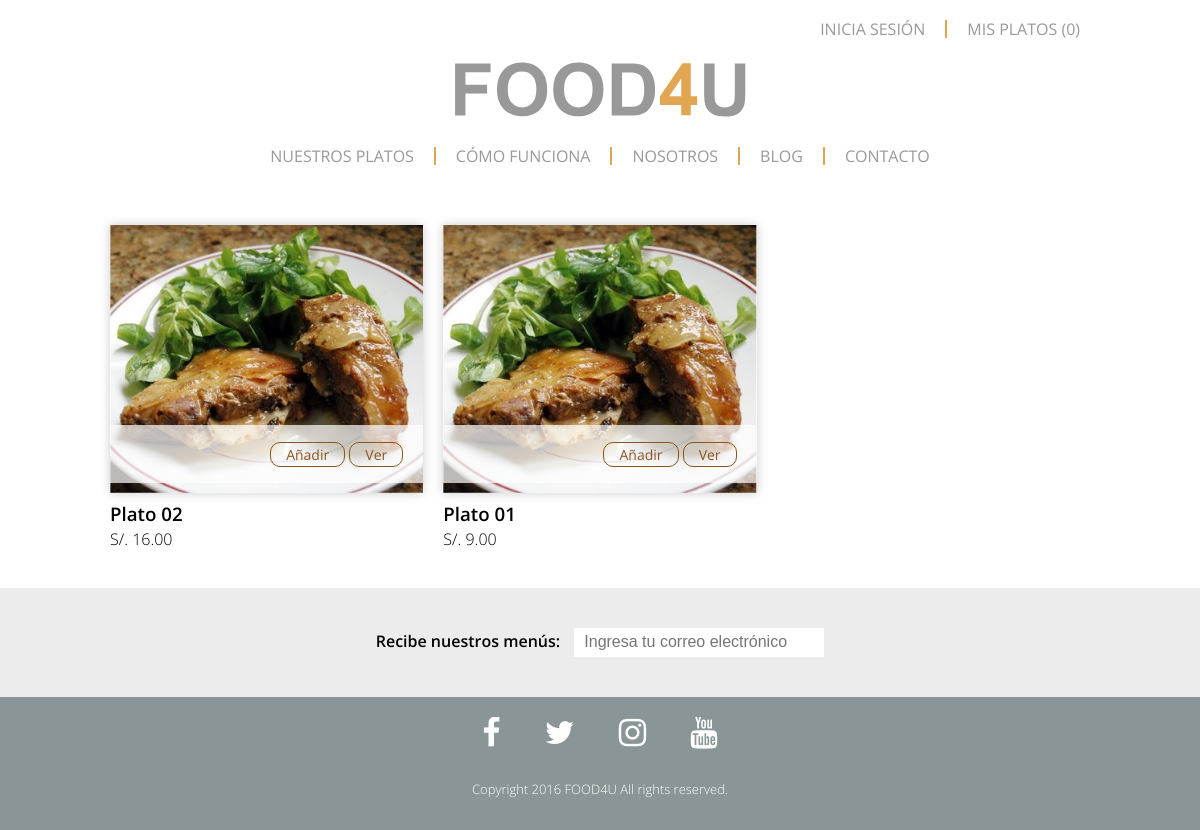
/nuestros-platos, run on an earlier commit of the app's database.
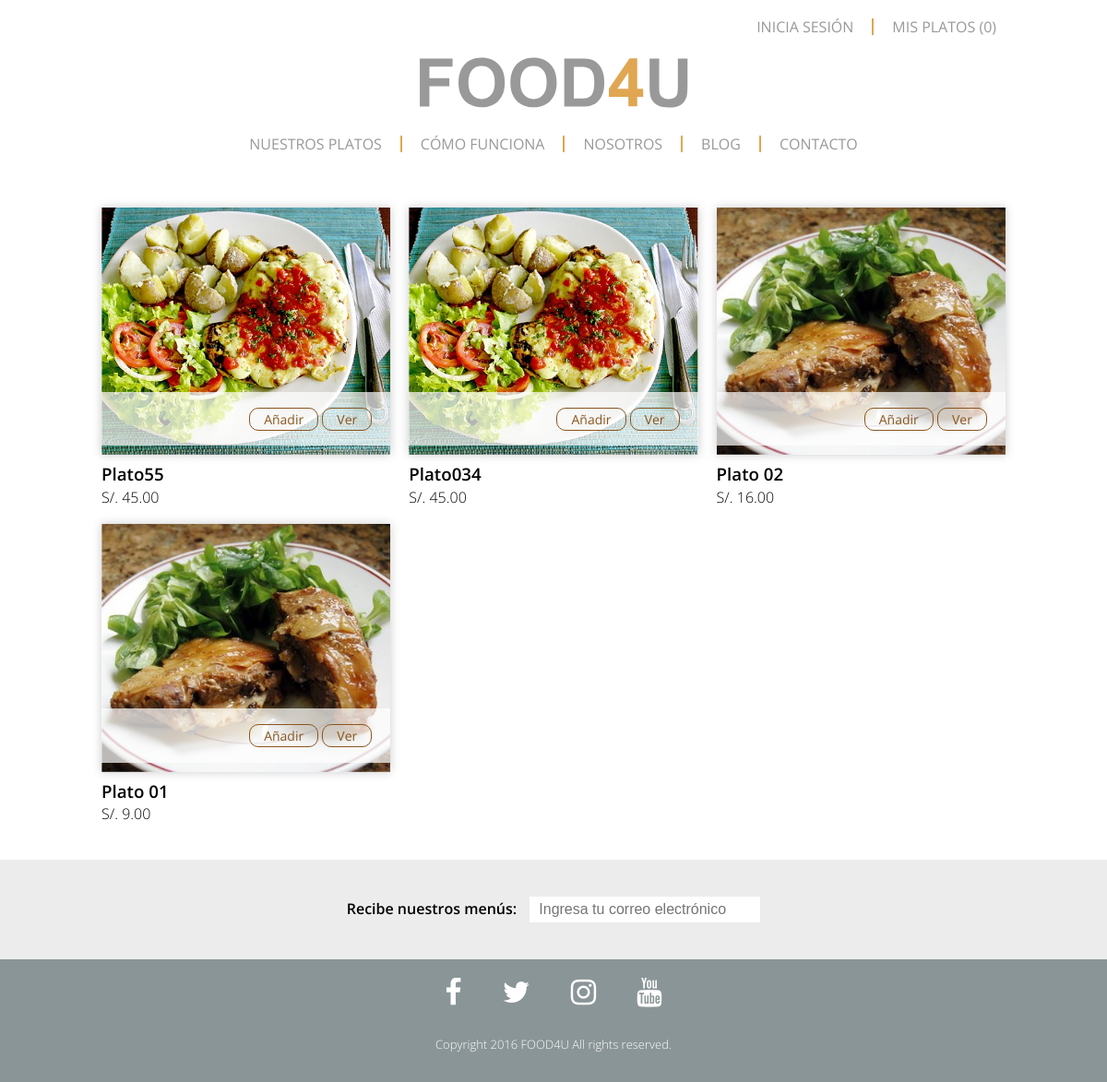
And on a later commit of the database.
### tables this page shows
CREATE TABLE `page` (
  `idPage` int(11) NOT NULL,
  `name` varchar(45) DEFAULT NULL,
  `url` varchar(45) DEFAULT NULL,
  `position` int(11) DEFAULT NULL,
  `idPageType` int(11) DEFAULT NULL,
  `state` int(11) DEFAULT '1'
);

CREATE TABLE `plate` (
  `idPlate` int(11) NOT NULL,
  `name` varchar(45) DEFAULT NULL,
  `price` decimal(5,2) DEFAULT NULL,
  `image` varchar(45) DEFAULT NULL,
  `url` varchar(45) DEFAULT NULL,
  `description` text,
  `date` datetime DEFAULT NULL,
  `state` int(11) DEFAULT '1'
);

### application/controllers/Inicio.php (called while the page is built, shortened)
<?php
class Inicio extends CI_Controller {
	public function __construct() {
        $this->load->model("plate");
    }
	public function page($url = "inicio") {
		if($this->page->findByUrl($url)):
			$result1 = $this->page->findByUrl($url);
			$result2 = $this->page->findAll();
			$result3 = $this->data->findByPage($url);
			$result4 = $this->plate->findAll();
			$data = array(
				"title" => $result1->name,
				"findAll" => $result2,
				"findByPage" => $result3,
				"findAllPlate" => $result4
			);
			$this->load->view('page_template_view', $data);
		else:
			$this->load->view('404');
		endif;
	}
}

### index.php (called while the page is built, shortened)
<?php
require_once BASEPATH.'core/CodeIgniter.php';

### application/models/Page.php (called while the page is built, shortened)
<?php
class Page extends CI_Model {
	public function findAll() {
		$this->db->where(array('state' => 1));
		$this->db->order_by("position", "asc");
		return $this->db->get('page');
	}
}

### application/models/Data.php (called while the page is built)
<?php
class Data extends CI_Model {
	public function findByPage($url = "") {
		$this->db->from('data');
		$this->db->join('page', 'page.idPage = data.idPage');
		$this->db->where(array('page.url' => $url));
		$this->db->order_by("data.position", "asc");
		return $this->db->get();
	}
}

### application/models/Plate.php (called while the page is built, shortened)
<?php
class Plate extends CI_Model {
	public function findAll() {
		$this->db->where(array('state' => 1));
		$this->db->order_by("idPlate", "desc");
		return $this->db->get('plate');
	}
}

### application/views/page_template_view.php (the view, shortened to what this page needs)
<!DOCTYPE html>
<html lang="es">
<head>
	<?php $this->load->view('inc/header_common'); ?>
</head>
<body>
	<?php $this->load->view('inc/header'); ?>
	<div id="ncode">
	<?php
		foreach ($findByPage->result() as $data):
			switch($data->idTemplate):
			    case 6:
			    	echo '
			    	<div class="container">
						<article class="nuestros-platos">';
							foreach ($findAllPlate->result() as $plate):
							echo '
							<div class="plato">
				                <div class="plato-img">
				                    <div class="plato-accion" style="background: url(' . base_url() . 'assets/images/' . $plate->image . ') center; background-size: cover;"></div>
				                    <div class="plato-btn">
				                        <a href="#">Añadir</a>
				                        <a href="' . base_url() . $data->url . '/' . $plate->url . '">Ver</a>
				                    </div>
				                </div>
					         	<h3>' . $plate->name . '</h3>
			                    <p>S/. ' . $plate->price . '</p>
			                </div>';
			                endforeach;
			                echo'
					    </article>
				    </div>';
				    break;
        	endswitch;
        endforeach;
        ?>
	</div>
	<?php $this->load->view('inc/footer'); ?>
</body>
</html>

### application/views/inc/header_common.php (shortened to what this page needs)
<link rel="stylesheet" href="<?= base_url() ?>assets/slick/slick.css">
<link rel="stylesheet" href="<?= base_url() ?>assets/slick/slick-theme.css">
<link rel="stylesheet" href="<?= base_url() ?>assets/css/font-awesome.min.css">
<link rel="stylesheet" href="<?= base_url() ?>assets/css/normalize.css">
<link rel="stylesheet" href="<?= base_url() ?>assets/css/style.css">

### application/views/inc/header.php (shortened to what this page needs)
<header>
    <div class="container">
        <nav class="menu">
            <?php session_start();
            if(!isset($_SESSION["UserClient"]) || $_SESSION["UserClient"] == FALSE):
                echo '<a href="#" id="inicia-sesion">Inicia sesión</a>';
            elseif(isset($_SESSION["UserClient"]) && $_SESSION["UserClient"] == TRUE):
             echo '<a href="' . base_url() . 'perfil">Mi perfíl</a>
                   <a href="' . base_url() . 'logout">Cerrar sesión</a>';
            endif;
            echo '<a href="#">Mis platos (0)</a>'; ?>
        </nav>
        <div class="logo">
            <a href="<?= base_url() ?>"><img src="<?= base_url() ?>assets/images/logo.svg" alt=""></a>
        </div>
        <nav class="submenu">
            <?php foreach ($findAll->result() as $page):
            if($page->idPageType == 2):
                echo '<a href="' . base_url() . $page->url . '">' . $page->name . '</a>';
            endif;
            endforeach; ?>
        </nav>
    </div>
</header>

### application/views/inc/footer.php
<footer>
    <div class="mail">
        <div class="container">
            <form action="">
                <label for="">Recibe nuestros menús:</label>
                <input type="text" placeholder="Ingresa tu correo electrónico">
            </form>
        </div>
    </div>
    <div class="social">
        <div class="container">
            <a href="#"><i class="fa fa-2x fa-facebook" aria-hidden="true"></i></a>
            <a href="#"><i class="fa fa-2x fa-twitter" aria-hidden="true"></i></a>
            <a href="#"><i class="fa fa-2x fa-instagram" aria-hidden="true"></i></a>
            <a href="#"><i class="fa fa-2x fa-youtube" aria-hidden="true"></i></a>
        </div>
    </div>
    <div class="copyright">
        <div class="container">
            <h3>Copyright 2016 FOOD4U All rights reserved.</h3>
        </div>
    </div>
</footer>

### assets/css/style.css (style rules this page uses)
* { -webkit-box-sizing: border-box; -moz-box-sizing: border-box; box-sizing: border-box; }
body { font-family: "Open Sans", Sans-serif; font-size: 16px; background: #fff; }
.container { width: 90%; max-width: 1000px; margin: auto; overflow: hidden; }
header { background: #fff; }
header .menu { margin: 20px 0; text-align: right; }
header .menu a { display: inline-block; padding: 0 20px; -webkit-text-transform: uppercase; -moz-text-transform: uppercase; -ms-text-transform: uppercase; -o-text-transform: uppercase; text-transform: uppercase; border-right: 2px solid #E0A652; text-decoration: none; font-weight: 400; color: #999999; }
header .menu a:last-child { border: 0; }
header .logo { float: left; width: 100%; text-align: center; }
header .logo a img { width: 300px; }
header .submenu { float: left; width: 100%; text-align: center; margin: 20px 0; }
header .submenu a { display: inline-block; padding: 0 20px; -webkit-text-transform: uppercase; -moz-text-transform: uppercase; -ms-text-transform: uppercase; -o-text-transform: uppercase; text-transform: uppercase; border-right: 2px solid #E0A652; text-decoration: none; font-weight: 400; color: #999999; }
header .submenu a:last-child { border: 0; }
#ncode .nuestros-platos { padding: 30px 0; display: flex; flex-direction: row; flex-wrap: wrap; }
#ncode .nuestros-platos .plato { width: 33.33%; padding: 10px; }
#ncode .nuestros-platos .plato h3, #ncode .nuestros-platos .plato p { margin: 0; }
#ncode .nuestros-platos .plato h3 { font-weight: 600; margin-bottom: 5px; }
#ncode .nuestros-platos .plato p { font-weight: 300; }
#ncode .nuestros-platos .plato .plato-img { position: relative; overflow: hidden; margin-bottom: 10px; box-shadow: 0 0 10px 0 #ccc; }
#ncode .nuestros-platos .plato .plato-img .plato-accion { width: auto; height: auto; min-width: 100%; min-height: 100%; top: 50%; left: 50%; position: absolute; transform: translateX(-50%) translateY(-50%); }
#ncode .nuestros-platos .plato .plato-img .plato-btn { z-index: 100; position: relative; background-color: rgba(255, 255, 255, 0.7); text-align: center; margin: 200px 0 10px 0; padding: 20px 20px 20px 0; text-align: right; }
#ncode .nuestros-platos .plato .plato-img .plato-btn a { color: #8a551e; text-decoration: none; padding: 2px 15px; border: 1px solid #8a551e; border-radius: 10px; font-size: 14px; }
footer { background: #8A9597; }
footer .mail { padding: 40px 0; text-align: center; background: #ececec; }
footer .mail label { font-weight: 600; }
footer .mail input { padding: 5px 10px; width: 250px; border: 0; color: #666; margin-left: 10px; font-weight: 300; }
footer .social { text-align: center; padding: 20px 0 10px 0; }
footer .social a { color: #fff; margin: 0 20px; }
footer .copyright { text-align: center; padding: 10px 0 20px 0; }
footer .copyright h3 { color: #fff; font-weight: 300; font-size: 13px; }

What changed in the data, as far as the page shows it:
added plate: image (picture), name "Plato55", price "45.00"
added plate: image (picture), name "Plato034", price "45.00"
